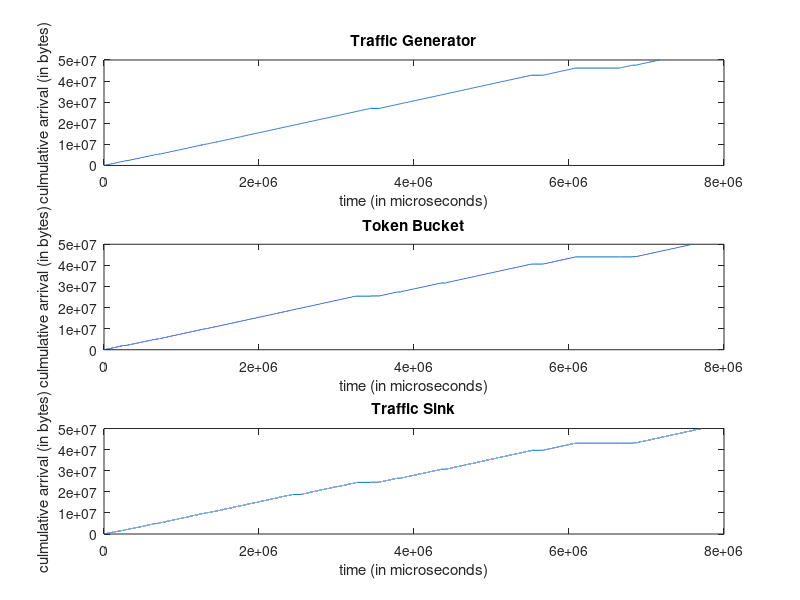
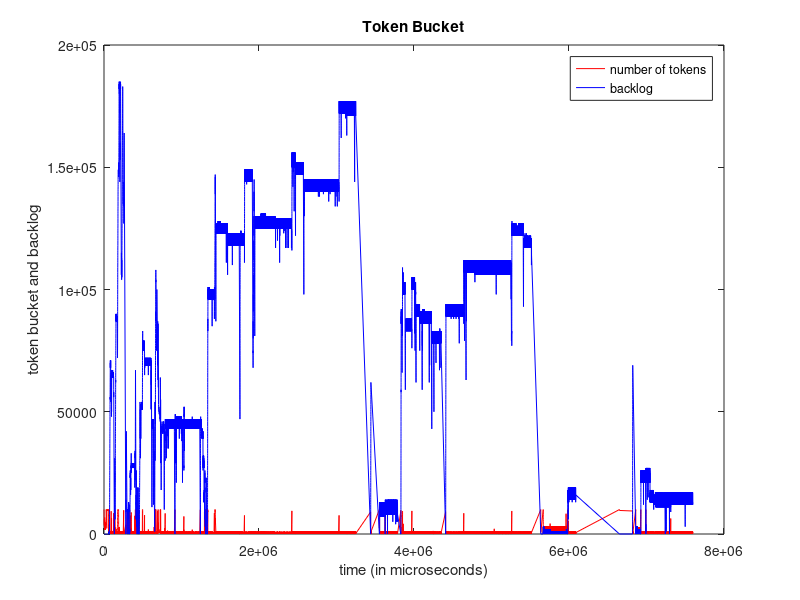
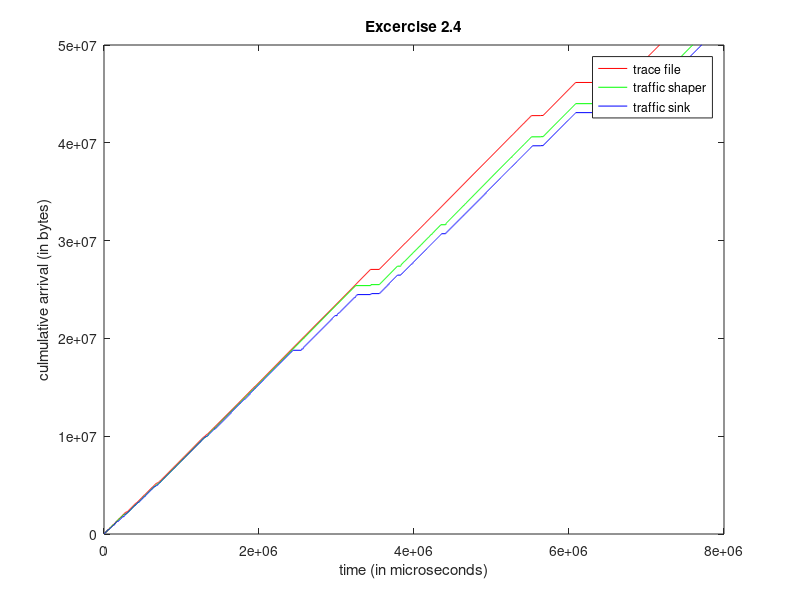

The MATLAB script that drew these images, in order:
clc;clear all;
%%%%%%%%%%%%%%%%%%%%%%%%%%%%%%%%%%%%%%%%%%%%%%%%%%%%%%%%%%%%%%%%%%%
%Reading data from a file
%Note that time is in micro seconds and packetsize is in Bytes
%%%%%%%%%%%%%%%%%%%%%%%%%%%%%%%%%%%%%%%%%%%%%%%%%%%%%%%%%%%%%%%%%%%


%trace file
[packet_no_p, time_p, packetsize_p] = textread('output_gen_max.txt', '%f %f %f');

figure(1);
time_array = zeros(1,50000);
cumulative_arrival = zeros(1,50000);

time_array(1) = time_p(1);
cumulative_arrival(1) = packetsize_p(1);
i=2
while i<=50000
    time_array(i) = time_array(i-1) + time_p(i);
    cumulative_arrival(i) = cumulative_arrival(i-1) + packetsize_p(i);
    i=i+1;
end
    
subplot(3,1,1);
plot(time_array,cumulative_arrival);
title('Traffic Generator');
xlabel('time (in microseconds)');
ylabel('culmulative arrival (in bytes)');



%token bucket output
[arrival_time, packetsize_p2, back_log, num_of_tokens] = textread('output_bucket_max.txt', '%f %f %f %f');
time_array2 = zeros(1,50000);
cumulative_arrival2 = zeros(1,50000);

time_array2(1) = arrival_time(1);
cumulative_arrival2(1) = packetsize_p2(1);
i=2
while i<=50000
    time_array2(i) = time_array2(i-1) + arrival_time(i);
    cumulative_arrival2(i) = cumulative_arrival2(i-1) + packetsize_p2(i);
    i=i+1;
end

subplot(3,1,2);
plot(time_array2,cumulative_arrival2);
title('Token Bucket');
xlabel('time (in microseconds)');
ylabel('culmulative arrival (in bytes)');


%sink output
[packet_no_p3, packetsize_p3, arrival_time] = textread('output_sink_max.txt', '%f %f %f');
time_array3 = zeros(1,50000);
cumulative_arrival3 = zeros(1,50000);

time_array3(1) = arrival_time(1);
cumulative_arrival3(1) = packetsize_p3(1);
i=2
while i<=50000
    time_array3(i) = time_array3(i-1) + arrival_time(i);
    cumulative_arrival3(i) = cumulative_arrival3(i-1) + packetsize_p3(i);
    i=i+1;
end

subplot(3,1,3);
plot(time_array3,cumulative_arrival3);
title('Traffic Sink');
xlabel('time (in microseconds)');
ylabel('culmulative arrival (in bytes)');


%second plot that shows the content of the token bucket and the backlog
%in the buffer as a function of time
figure(2);
subplot(1,1,1);
num_of_tokens_to_plot = zeros(1,50000);
back_log_to_plot = zeros(1,50000);
i=1;
while i<=50000
    num_of_tokens_to_plot(i) = num_of_tokens(i);
    back_log_to_plot(i) = back_log(i);
    i=i+1;
end
axis([1 50000 -100 1000])
h1 = plot(time_array2,num_of_tokens_to_plot, 'r',time_array2, back_log_to_plot,'b')
hold on
hkeg1= legend(h1,'number of tokens','backlog');


title('Token Bucket');
xlabel('time (in microseconds)');
ylabel('token bucket and backlog');

figure(3);
h2 = plot(time_array,cumulative_arrival, 'r', time_array2,cumulative_arrival2, 'g', time_array3,cumulative_arrival3, 'b' );
hold on
hkeg2 = legend(h2, 'trace file', 'traffic shaper', 'traffic sink');
title('Excercise 2.4');
xlabel('time (in microseconds)');
ylabel('culmulative arrival (in bytes)');


